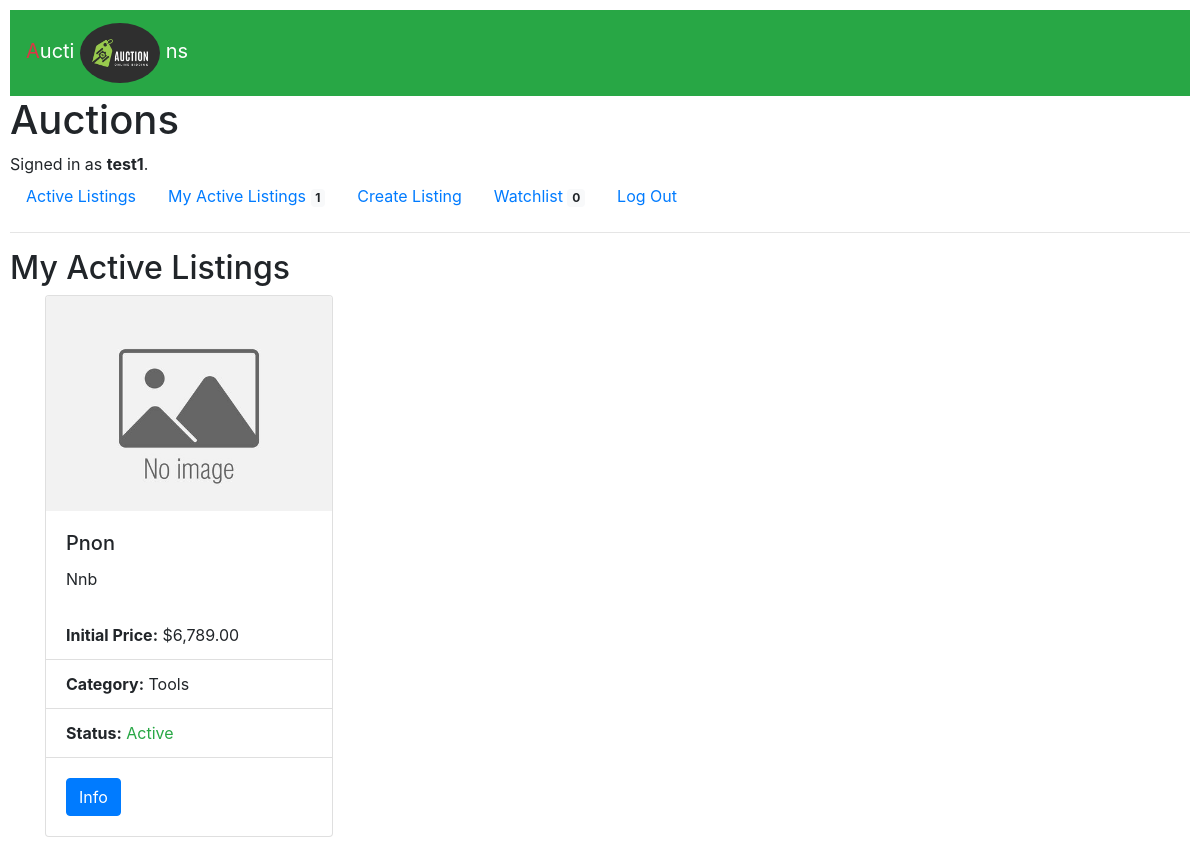
Before: /my_active_listings (signed in) with the older database file.
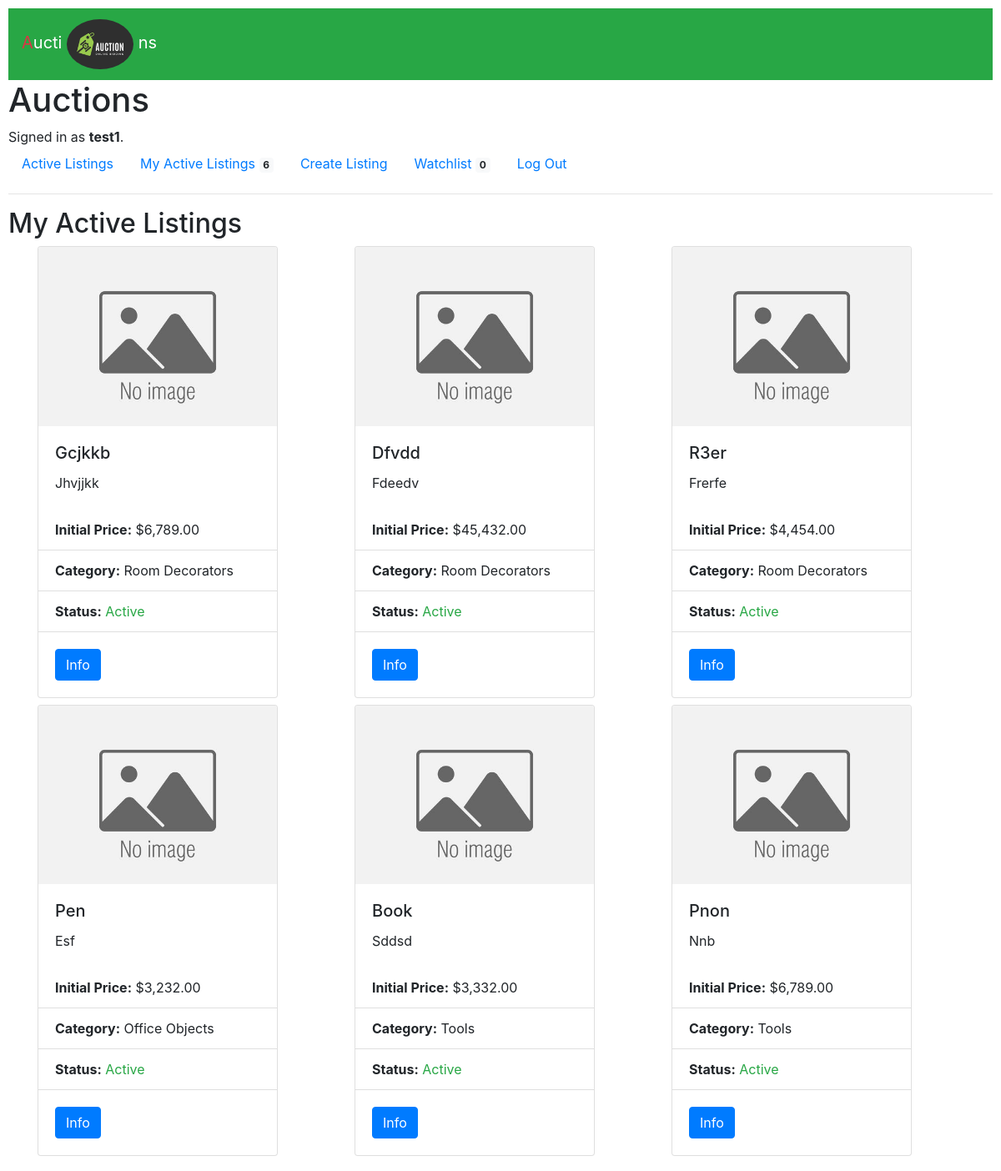
After: the same page with the newer database file.
### auctions/models.py (models this page shows, shortened)
class User(AbstractUser):
    pass

class Listing(models.Model):
    title = models.CharField(max_length=64)
    description = models.TextField(null=True, blank=True)
    price = models.IntegerField()
    img_url = models.URLField(null=True, blank=True, default=None)
    status = models.BooleanField(default=True)
    owner = models.ForeignKey('User', on_delete=models.CASCADE, related_name='items')
    creationDate = models.DateTimeField(default=timezone.now)
    endedDate = models.DateTimeField()
    watchlist = models.ManyToManyField('User', blank=True, related_name='watchlist')
    category = models.ForeignKey('Category', on_delete=models.CASCADE, related_name='categoried', null=True, blank=True)

class Category(models.Model):
    category = models.CharField(max_length=64)
    def __str__(self):
        return f"{(self.category).title()}"

### auctions/views.py (the view)
# urls.py: path("my_active_listings", views.myActListings, name="myActListings"),
def myActListings(request):
    my_act_listings = Listing.objects.filter(owner=request.user).order_by('-creationDate')
    return render(request, "auctions/my_act_listings.html", {
                    "auctions": my_act_listings,
                    "bids": Bid.objects.filter(bidder=request.user)
                })

### auctions/templatetags/my_filter.py (called while the page is built)
def usd(value):
    return f"${value:,.2f}"

### auctions/templates/auctions/my_act_listings.html
{% extends "auctions/layout.html" %}
{% load static %}
{% load my_filter %}
{% block body %}
    <h2>My Active Listings</h2>
    <div class="container">
        <div class="row">
        {% for auction in auctions %}
                <div class="col">
                <div class="card mb-2" style="width: 18rem;">
                    {% if auction.img_url %}
                        <img src="{{ auction.img_url }}" class="card-img-top" alt="{{ auction.title }}" style="max-height:214px; height:214px">
                    {% else %}
                        <img src="{% static 'default/default.jpg' %}" class="card-img-top" alt="{{ auction.title }}">
                    {% endif %}
                    <div class="card-body">
                        <h5 class="card-title">{{ auction.title | capfirst }}</h5>
                        <p class="card-text">{{ auction.description | capfirst }}</p>
                    </div>
                    <ul class="list-group list-group-flush">
                        <li class="list-group-item"><strong>Initial Price:</strong> {{ auction.price | usd }}</li>
                        {% if auction.category %}
                            <li class="list-group-item"><strong>Category:</strong> {{ auction.category }}</li>
                        {% else %}
                            <li class="list-group-item"><strong>Category:</strong> None</li>
                        {% endif %}
                        {% if auction.status %}
                            <li class="list-group-item"><strong>Status:</strong> <span class="text-success">Active</span></li>
                        {% else %}
                            <li class="list-group-item"><strong>Status:</strong> <span class="text-danger">Close</span></li>
                        {% endif %}
                    </ul>
                    <div class="card-body">
                        <a href="{% url 'listing' auction.id %}" class="btn btn-primary">Info</a>
                    </div>
                    </div>
                </div>
        {% empty %}
            <h4>No Active Listing</h4>
        {% endfor %}
        </div>
    </div>
{% endblock %}

### auctions/templates/auctions/layout.html (shortened to what this page needs)
{% load static %}
<!DOCTYPE html>
<html lang="en">
    <head>
        <link rel="stylesheet" href="https://stackpath.bootstrapcdn.com/bootstrap/4.4.1/css/bootstrap.min.css">
        <link href="{% static 'auctions/styles.css' %}" rel="stylesheet">
    </head>
    <body>
        <nav class="navbar navbar-light bg-success">
            <a class="navbar-brand text-white" href="{% url 'index' %}">
                <span class="text-danger">A</span><span>u</span>cti
                <img src="{% static 'brand/bid1.webp' %}" width="80" height="60" class="d-inline-block rounded-circle" alt="">
                ns
            </a>
          </nav>
        <h1>Auctions</h1>
        <div>
            {% if user.is_authenticated %}
                Signed in as <strong>{{ user.username }}</strong>.
            {% else %}
                Not signed in.
            {% endif %}
        </div>
        <ul class="nav">
            <li class="nav-item">
                <a class="nav-link" href="{% url 'index' %}">Active Listings</a>
            </li>
            {% if user.is_authenticated %}
                <li class="nav-item">
                    <a class="nav-link" href="{% url 'myActListings' %}">My Active Listings <span class="badge badge-light">{{ request.user.items.count }}</span></a>
                </li>
                <li class="nav-item">
                    <a class="nav-link" href="{% url 'create' %}">Create Listing</a>
                </li>
                <li class="nav-item">
                    <a class="nav-link" href="{% url 'watchlists' %}">Watchlist <span class="badge badge-light">{{ request.user.watchlist.count }}</span></a>
                </li>
                <li class="nav-item">
                    <a class="nav-link" href="{% url 'logout' %}">Log Out</a>
                </li>
            {% endif %}
        </ul>
        <hr>
        {% block body %}
        {% endblock %}
    </body>
</html>

### auctions/static/auctions/styles.css (style rules this page uses)
body { padding: 10px; }

Changed rows visible on the page:
changed User "test1": user.items.count "1" → "6"
added Listing: title "Gcjkkb", description "Jhvjjkk", price "$6,789.00", category "Room Decorators", shows "Status:", status "Active"
added Listing: title "Dfvdd", description "Fdeedv", price "$45,432.00", category "Room Decorators", shows "Status:", status "Active"
added Listing: title "R3er", description "Frerfe", price "$4,454.00", category "Room Decorators", shows "Status:", status "Active"
added Listing: title "Pen", description "Esf", price "$3,232.00", category "Office Objects", shows "Status:", status "Active"
added Listing: title "Book", description "Sddsd", price "$3,332.00", category "Tools", shows "Status:", status "Active"
